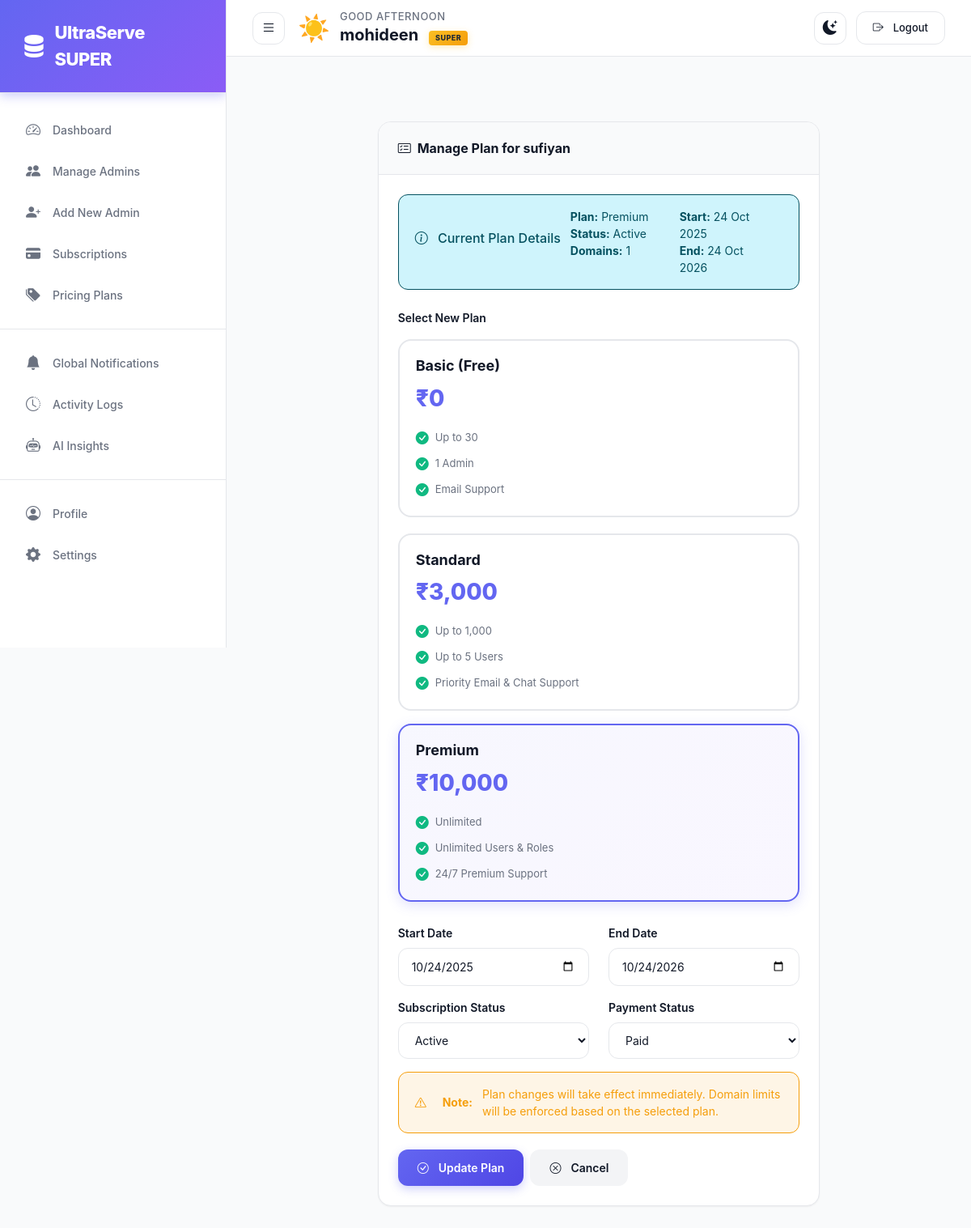
The app's page /superadmin/manage_plan.php?admin_id=31 (signed in) with its own data.
### tables this page shows
CREATE TABLE `pricing_plans` (
  `id` int(11) NOT NULL,
  `plan_name` varchar(50) NOT NULL,
  `plan_type` varchar(20) NOT NULL,
  `price` decimal(10,2) DEFAULT 0.00,
  `billing_cycle` varchar(20) DEFAULT 'year',
  `ideal_for` varchar(255) DEFAULT NULL,
  `domains_limit` varchar(50) DEFAULT NULL,
  `notifications` varchar(255) DEFAULT NULL,
  `reminder_scheduling` varchar(255) DEFAULT NULL,
  `dashboard_access` varchar(255) DEFAULT NULL,
  `data_import` varchar(255) DEFAULT NULL,
  `users_limit` varchar(100) DEFAULT NULL,
  `analytics_reports` varchar(255) DEFAULT NULL,
  `support_type` varchar(255) DEFAULT NULL,
  `white_label` varchar(50) DEFAULT NULL,
  `is_popular` tinyint(1) DEFAULT 0,
  `is_active` tinyint(1) DEFAULT 1,
  `border_color` varchar(20) DEFAULT '#2563eb',
  `sort_order` int(11) DEFAULT 0,
  `created_at` timestamp NOT NULL DEFAULT current_timestamp(),
  `updated_at` timestamp NOT NULL DEFAULT current_timestamp() ON UPDATE current_timestamp()
);

CREATE TABLE `user_subscriptions` (
  `id` int(11) NOT NULL,
  `admin_id` int(11) NOT NULL,
  `plan_id` int(11) NOT NULL,
  `start_date` date NOT NULL,
  `end_date` date DEFAULT NULL,
  `status` varchar(20) DEFAULT 'active',
  `payment_status` varchar(20) DEFAULT 'pending',
  `amount_paid` decimal(10,2) DEFAULT 0.00,
  `created_at` timestamp NOT NULL DEFAULT current_timestamp()
);

### superadmin/manage_plan.php (the view, shortened to what this page needs)
<?php
include('../db.php');
$admin_id = isset($_GET['admin_id']) ? (int)$_GET['admin_id'] : 0;
$super_admin_id = $_SESSION['super_admin_id'];
$adminQuery = "SELECT a.*, us.plan_id, us.status, us.start_date, us.end_date, pp.plan_name
               FROM admin a
               LEFT JOIN user_subscriptions us ON a.id = us.admin_id
               LEFT JOIN pricing_plans pp ON us.plan_id = pp.id
               WHERE a.id = $admin_id AND a.super_admin_id = $super_admin_id";
$adminResult = mysqli_fetch_assoc(mysqli_query($conn, $adminQuery));
$plansResult = mysqli_query($conn, "SELECT * FROM pricing_plans WHERE is_active = 1 ORDER BY sort_order ASC");
$domainCount = mysqli_fetch_assoc(mysqli_query($conn, "SELECT COUNT(*) as total FROM hosting_domain WHERE admin_id = $admin_id"));
?>
<!DOCTYPE html>
<html lang="en">
<head>
<link href="https://cdn.jsdelivr.net/npm/bootstrap@5.3.3/dist/css/bootstrap.min.css" rel="stylesheet">
<link href="https://cdn.jsdelivr.net/npm/bootstrap-icons@1.10.5/font/bootstrap-icons.css" rel="stylesheet">
<link rel="stylesheet" href="css/superadmin_dashboard.css">
</head>
<body>
<?php include 'super_admin_header.php'?>
<?php include 'super_admin_sidebar.php'?>
<div class="content">
<div class="container py-5">
    <div class="row justify-content-center">
        <div class="col-lg-8">
            <div class="card-modern">
                <div class="card-header-modern">
                    <div class="card-title-modern">
                        <i class="bi bi-card-checklist me-2"></i>
                        Manage Plan for <?= htmlspecialchars($adminResult['username']) ?>
                    </div>
                </div>
                <div class="card-body-modern">
                    <div class="alert alert-info mb-4">
                        <h6 class="mb-2"><i class="bi bi-info-circle me-2"></i> Current Plan Details</h6>
                        <div class="row">
                            <div class="col-md-6">
                                <strong>Plan:</strong> <?= $adminResult['plan_name'] ?? 'Basic (Free)' ?><br>
                                <strong>Status:</strong> <?= ucfirst($adminResult['status'] ?? 'active') ?><br>
                                <strong>Domains:</strong> <?= $domainCount['total'] ?>
                            </div>
                            <div class="col-md-6">
                                <strong>Start:</strong> <?= $adminResult['start_date'] ? date('d M Y', strtotime($adminResult['start_date'])) : 'N/A' ?><br>
                                <strong>End:</strong> <?= $adminResult['end_date'] ? date('d M Y', strtotime($adminResult['end_date'])) : 'N/A' ?>
                            </div>
                        </div>
                    </div>
                    <form method="POST">
                        <div class="mb-4">
                            <label class="form-label fw-semibold">Select New Plan</label>
                            <div class="plan-selection-grid">
                                <?php while($plan = mysqli_fetch_assoc($plansResult)){ ?>
                                <div class="plan-card-select">
                                    <label for="plan<?= $plan['id'] ?>">
                                        <div class="plan-header">
                                            <h5><?= htmlspecialchars($plan['plan_name']) ?></h5>
                                            <div class="plan-price">₹<?= number_format($plan['price'], 0) ?></div>
                                        </div>
                                        <div class="plan-features">
                                            <div class="plan-feature">
                                                <i class="bi bi-check-circle-fill"></i>
                                                <?= htmlspecialchars($plan['domains_limit']) ?>
                                            </div>
                                            <div class="plan-feature">
                                                <i class="bi bi-check-circle-fill"></i>
                                                <?= htmlspecialchars($plan['users_limit']) ?>
                                            </div>
                                            <div class="plan-feature">
                                                <i class="bi bi-check-circle-fill"></i>
                                                <?= htmlspecialchars($plan['support_type']) ?>
                                            </div>
                                        </div>
                                    </label>
                                </div>
                                <?php } ?>
                            </div>
                        </div>
                        <div class="row">
                            <div class="col-md-6 mb-3">
                                <label class="form-label fw-semibold">Start Date</label>
                                <input type="date" class="form-control-modern" name="start_date"
                                       value="<?= $adminResult['start_date'] ?? date('Y-m-d') ?>" required>
                            </div>
                            <div class="col-md-6 mb-3">
                                <label class="form-label fw-semibold">End Date</label>
                                <input type="date" class="form-control-modern" name="end_date"
                                       value="<?= $adminResult['end_date'] ?? date('Y-m-d', strtotime('+1 year')) ?>" required>
                            </div>
                        </div>
                        <div class="row">
                            <div class="col-md-6 mb-3">
                                <label class="form-label fw-semibold">Subscription Status</label>
                                <select class="form-control-modern" name="status" required>
                                    <option value="active" <?= ($adminResult['status'] ?? 'active') == 'active' ? 'selected' : '' ?>>Active</option>
                                </select>
                            </div>
                            <div class="col-md-6 mb-3">
                                <label class="form-label fw-semibold">Payment Status</label>
                                <select class="form-control-modern" name="payment_status" required>
                                    <option value="paid">Paid</option>
                                </select>
                            </div>
                        </div>
                        <div class="alert alert-warning">
                            <i class="bi bi-exclamation-triangle me-2"></i>
                            <strong>Note:</strong> Plan changes will take effect immediately. Domain limits will be enforced based on the selected plan.
                        </div>
                        <div class="d-flex gap-2">
                            <button type="submit" class="btn btn-primary">
                                <i class="bi bi-check-circle me-1"></i> Update Plan
                            </button>
                            <a href="superadmin_dashboard.php?page=manage_admins" class="btn btn-secondary">
                                <i class="bi bi-x-circle me-1"></i> Cancel
                            </a>
                        </div>
                    </form>
                </div>
            </div>
        </div>
    </div>
</div>
</div>
</body>
</html>

### superadmin/super_admin_header.php (shortened to what this page needs)
<div class="header">
    <div class="d-flex align-items-center">
        <button class="btn-icon me-3" id="sidebarToggle" type="button">
            <i class="bi bi-list"></i>
        </button>
       <?php
$current_hour = date('H');
if ($current_hour >= 5 && $current_hour < 12) {
    $greeting = "Good Morning";
    $emoji = "🌅";
} elseif ($current_hour >= 12 && $current_hour < 17) {
    $greeting = "Good Afternoon";
    $emoji = "☀️";
} elseif ($current_hour >= 17 && $current_hour < 21) {
    $greeting = "Good Evening";
    $emoji = "🌆";
} else {
    $greeting = "Good Night";
    $emoji = "🌙";
}
if (isset($_SESSION['super_admin'])) {
    echo "<div class='greeting-wrapper'>";
    echo "<span class='greeting-emoji'>{$emoji}</span>";
    echo "<div>";
    echo "<div class='greeting-text'>{$greeting}</div>";
    echo "<div class='greeting-name'>{$_SESSION['super_admin']} <span class='badge-super'>SUPER</span></div>";
    echo "</div>";
    echo "</div>";
}
?>
    </div>
    <div class="header-actions">
        <button class="btn-icon" id="themeToggle" title="Toggle Theme">
            <i class="bi bi-moon-stars-fill"></i>
        </button>
        <a href="#" data-bs-toggle="modal" data-bs-target="#logoutModal" class="btn btn-outline">
            <i class="bi bi-box-arrow-right me-1"></i> Logout
        </a>
    </div>
</div>

### superadmin/super_admin_sidebar.php
<div class="sidebar">
  <div class="sidebar-logo">
    <i class="bi bi-server"></i> UltraServe SUPER
  </div>
  <a href="superadmin_dashboard.php?page=dashboard" class="<?= $page=='dashboard'?'active':'' ?>">
    <i class="bi bi-speedometer2"></i> Dashboard
  </a>
  <a href="superadmin_dashboard.php?page=manage_admins" class="<?= $page=='manage_admins'?'active':'' ?>">
    <i class="bi bi-people-fill"></i> Manage Admins
  </a>
  <a href="superadmin_dashboard.php?page=add_admin" class="<?= $page=='add_admin'?'active':'' ?>">
    <i class="bi bi-person-plus-fill"></i> Add New Admin
  </a>
  <a href="superadmin_dashboard.php?page=subscriptions" class="<?= $page=='subscriptions'?'active':'' ?>">
    <i class="bi bi-credit-card-fill"></i> Subscriptions
  </a>
  <a href="superadmin_dashboard.php?page=pricing_plans" class="<?= $page=='pricing_plans'?'active':'' ?>">
    <i class="bi bi-tags-fill"></i> Pricing Plans
  </a>
  <div class="sidebar-divider"></div>
  <a href="superadmin_dashboard.php?page=global_notifications" class="<?= $page=='global_notifications'?'active':'' ?>">
    <i class="bi bi-bell-fill"></i> Global Notifications
  </a>
  <a href="superadmin_dashboard.php?page=activity_logs" class="<?= $page=='activity_logs'?'active':'' ?>">
    <i class="bi bi-clock-history"></i> Activity Logs
  </a>
  <a href="superadmin_dashboard.php?page=ai_insights" class="<?= $page=='ai_insights'?'active':'' ?>">
    <i class="bi bi-robot"></i> AI Insights
  </a>
  <div class="sidebar-divider"></div>
  <a href="superadmin_dashboard.php?page=profile" class="<?= $page=='profile'?'active':'' ?>">
    <i class="bi bi-person-circle"></i> Profile
  </a>
  <a href="superadmin_dashboard.php?page=settings" class="<?= $page=='settings'?'active':'' ?>">
    <i class="bi bi-gear-fill"></i> Settings
  </a>
</div>

### records on screen
pricing_plans: plan_name "Basic (Free)", price "0", domains_limit "Up to 30", users_limit "1 Admin", support_type "Email Support"
pricing_plans: plan_name "Standard", price "3,000", domains_limit "Up to 1,000", users_limit "Up to 5 Users", support_type "Priority Email & Chat Support"
pricing_plans: plan_name "Premium", price "10,000", domains_limit "Unlimited", users_limit "Unlimited Users & Roles", support_type "24/7 Premium Support"
user_subscriptions: status "Active"

### other values on screen
$emoji "☀️"
$greeting "GOOD AFTERNOON"
$_SESSION['super_admin'] "mohideen"
$adminResult['username'] "sufiyan"
$adminResult['plan_name'] "Premium"
$adminResult['status'] "Active"
$domainCount['total'] "1"
date('d M Y', strtotime($adminResult['start_date'])) "24 Oct 2025"
date('d M Y', strtotime($adminResult['end_date'])) "24 Oct 2026"
